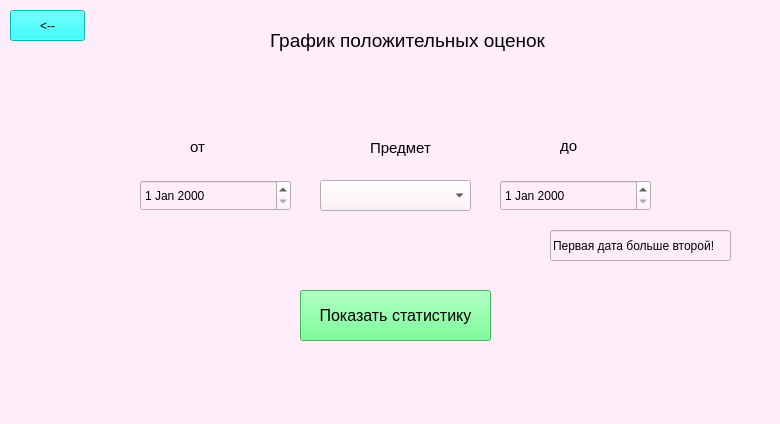
<?xml version="1.0" encoding="UTF-8"?>
<ui version="4.0">
 <class>MainWindow</class>
 <widget class="QMainWindow" name="MainWindow">
  <property name="geometry">
   <rect>
    <x>0</x>
    <y>0</y>
    <width>780</width>
    <height>424</height>
   </rect>
  </property>
  <property name="windowTitle">
   <string>MainWindow</string>
  </property>
  <property name="styleSheet">
   <string notr="true">background-color: rgb(255, 238, 249);</string>
  </property>
  <widget class="QWidget" name="centralwidget">
   <widget class="QPushButton" name="pushButton">
    <property name="geometry">
     <rect>
      <x>-20</x>
      <y>-90</y>
      <width>75</width>
      <height>23</height>
     </rect>
    </property>
    <property name="text">
     <string>PushButton</string>
    </property>
   </widget>
   <widget class="QPushButton" name="return_2">
    <property name="geometry">
     <rect>
      <x>10</x>
      <y>10</y>
      <width>75</width>
      <height>31</height>
     </rect>
    </property>
    <property name="styleSheet">
     <string notr="true">background-color: rgb(0, 255, 255);</string>
    </property>
    <property name="text">
     <string>&lt;--</string>
    </property>
   </widget>
   <widget class="QLabel" name="label_2">
    <property name="geometry">
     <rect>
      <x>560</x>
      <y>130</y>
      <width>21</width>
      <height>31</height>
     </rect>
    </property>
    <property name="font">
     <font>
      <pointsize>11</pointsize>
     </font>
    </property>
    <property name="text">
     <string>до</string>
    </property>
   </widget>
   <widget class="QComboBox" name="items_list">
    <property name="geometry">
     <rect>
      <x>320</x>
      <y>180</y>
      <width>151</width>
      <height>31</height>
     </rect>
    </property>
   </widget>
   <widget class="QLineEdit" name="result_edit">
    <property name="geometry">
     <rect>
      <x>550</x>
      <y>230</y>
      <width>181</width>
      <height>31</height>
     </rect>
    </property>
    <property name="text">
     <string>Первая дата больше второй!</string>
    </property>
   </widget>
   <widget class="QDateEdit" name="end_date">
    <property name="geometry">
     <rect>
      <x>500</x>
      <y>180</y>
      <width>151</width>
      <height>31</height>
     </rect>
    </property>
   </widget>
   <widget class="QDateEdit" name="start_date">
    <property name="geometry">
     <rect>
      <x>140</x>
      <y>180</y>
      <width>151</width>
      <height>31</height>
     </rect>
    </property>
   </widget>
   <widget class="QLabel" name="label">
    <property name="geometry">
     <rect>
      <x>190</x>
      <y>140</y>
      <width>47</width>
      <height>13</height>
     </rect>
    </property>
    <property name="font">
     <font>
      <pointsize>11</pointsize>
     </font>
    </property>
    <property name="text">
     <string>от</string>
    </property>
   </widget>
   <widget class="QLabel" name="label_3">
    <property name="geometry">
     <rect>
      <x>270</x>
      <y>0</y>
      <width>291</width>
      <height>81</height>
     </rect>
    </property>
    <property name="font">
     <font>
      <pointsize>14</pointsize>
      <weight>50</weight>
      <bold>false</bold>
     </font>
    </property>
    <property name="text">
     <string>График положительных оценок</string>
    </property>
   </widget>
   <widget class="QLabel" name="label_4">
    <property name="geometry">
     <rect>
      <x>370</x>
      <y>140</y>
      <width>61</width>
      <height>16</height>
     </rect>
    </property>
    <property name="font">
     <font>
      <pointsize>11</pointsize>
     </font>
    </property>
    <property name="text">
     <string>Предмет</string>
    </property>
   </widget>
   <widget class="QPushButton" name="result_graph">
    <property name="geometry">
     <rect>
      <x>300</x>
      <y>290</y>
      <width>191</width>
      <height>51</height>
     </rect>
    </property>
    <property name="font">
     <font>
      <pointsize>12</pointsize>
     </font>
    </property>
    <property name="styleSheet">
     <string notr="true">background-color: rgb(85, 255, 127);</string>
    </property>
    <property name="text">
     <string>Показать статистику</string>
    </property>
   </widget>
  </widget>
  <widget class="QMenuBar" name="menubar">
   <property name="geometry">
    <rect>
     <x>0</x>
     <y>0</y>
     <width>780</width>
     <height>21</height>
    </rect>
   </property>
  </widget>
  <widget class="QStatusBar" name="statusbar"/>
 </widget>
 <resources/>
 <connections/>
</ui>
